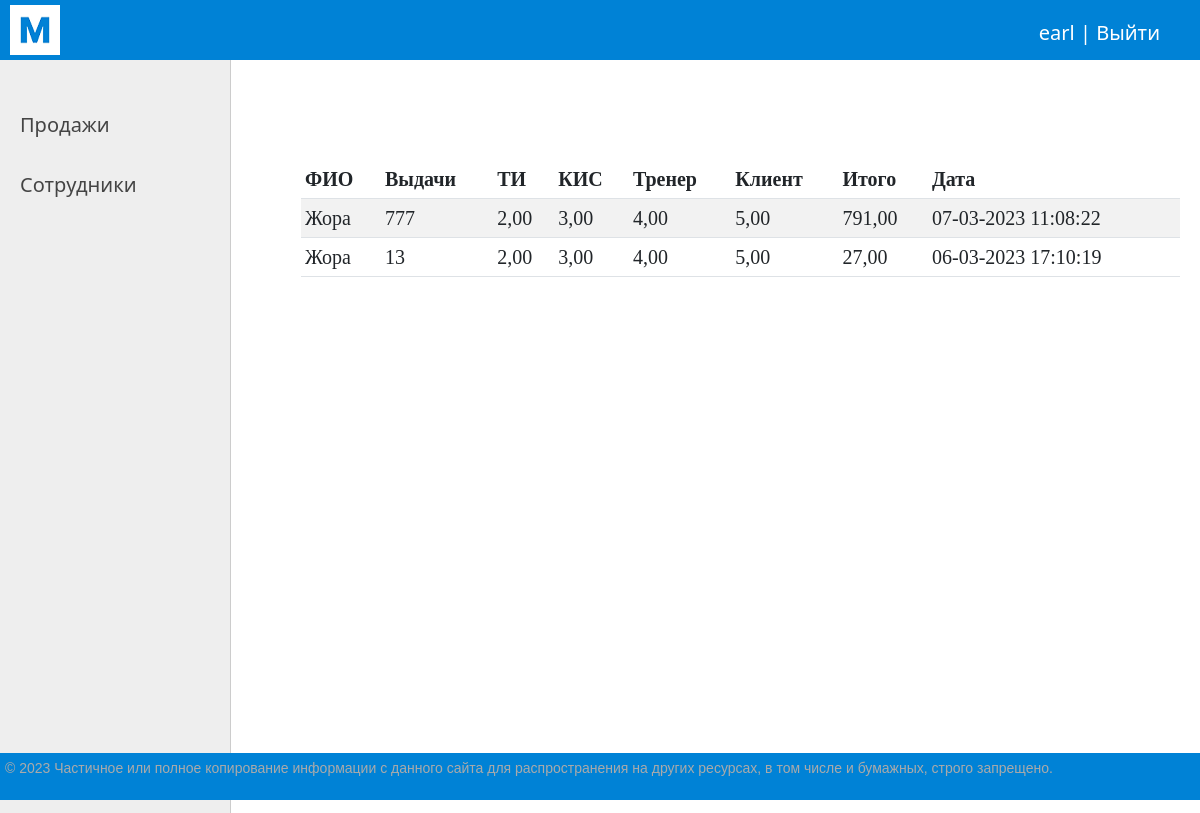
The app's page /sale/2/ (signed in) with its own data.
### kpi/models.py (models this page shows, shortened)
class Sales(models.Model):
    fio = models.ForeignKey(Staff, on_delete=models.DO_NOTHING, null=True, verbose_name="ФИО")
    extradition = models.IntegerField(verbose_name="Выдачи")
    ti = models.DecimalField(max_digits=5, decimal_places=2, verbose_name="ТИ")
    kis = models.DecimalField(max_digits=5, decimal_places=2, verbose_name="КИС")
    trener = models.DecimalField(max_digits=5, decimal_places=2, verbose_name="Тренер")
    client = models.DecimalField(max_digits=5, decimal_places=2, verbose_name="Клиент")
    total = models.DecimalField(max_digits=5, decimal_places=2, default=0, verbose_name="Итого")
    time_create = models.DateTimeField(auto_now_add=True, verbose_name="Время")
    time_update = models.DateTimeField(auto_now=True)
    user = models.ForeignKey(User, verbose_name='Пользователь', on_delete=models.DO_NOTHING)
    class Meta:
        verbose_name = 'Продажи'
        verbose_name_plural = 'Продажи'
        ordering = ['-time_create', 'fio']

class Staff(models.Model):
    name = models.CharField(max_length=25, db_index=True, verbose_name="ФИО")
    photo = models.ImageField(upload_to="photos/%Y/%m/%d/", verbose_name="Фото")
    slug = models.SlugField(max_length=25, unique=True, db_index=True, verbose_name="URL")
    def __str__(self):
        return self.name
    class Meta:
        verbose_name = 'Сотрудник'
        verbose_name_plural = 'Сотрудники'
        ordering = ['name']

### kpi/views.py (the view)
# urls.py: path('sale/<int:sale_id>/', s, name='sale'),
def s(request, sale_id):
    sales = get_list_or_404(Sales, fio_id=sale_id)
    context = {'sales': sales}
    return render(request, 'kpi/sale.html', context=context)

### kpi/templates/kpi/sale.html
{% extends 'kpi/base.html' %}
{% block content %}
<div class="table-responsive">
            <table class="table table-striped table-sm">
                <thead>
                <tr>
                    <th scope="col">ФИО</th>
                    <th scope="col">Выдачи</th>
                    <th scope="col">ТИ</th>
                    <th scope="col">КИС</th>
                    <th scope="col">Тренер</th>
                    <th scope="col">Клиент</th>
                    <th scope="col">Итого</th>
                    <th scope="col">Дата</th>
                </tr>
                </thead>
                <tbody>
                {% for s in sales %}
                <tr>
                    <td>{{s.fio}}</td>
                    <td>{{s.extradition}}</td>
                    <td>{{s.ti}}</td>
                    <td>{{s.kis}}</td>
                    <td>{{s.trener}}</td>
                    <td>{{s.client}}</td>
                    <td>{{s.total}}</td>
                    <td>{{s.time_create|date:"d-m-Y H:i:s"}}</td>
                </tr>
                {% endfor %}
                </tbody>
            </table>
        </div>
            {% endblock %}

### kpi/templates/kpi/base.html (shortened to what this page needs)
{% load static %}
<!DOCTYPE html>
<html>
<head>
    <link type="text/css" href="{% static 'kpi/css/styles.css' %}" rel="stylesheet"/>
</head>
<body>
<table class="table-page" border=0 cellpadding="0" cellspacing="0">
    <tr>
        <td valign=top>
            {% block mainmenu %}
            <div class="header">
                <ul id="mainmenu" class="mainmenu">
                    <li class="logo"><a href="{% url 'home' %}">
                        <div class="logo"></div>
                    </a></li>
                    {% if request.user.is_authenticated %}
                    <li class="last"> {{user.username}} | <a href="{% url 'logout' %}">Выйти</a></li>
                    {% else %}
                    <li class="last"><a href="{% url 'register' %}">Регистрация</a> | <a
                            href="{% url 'login' %}">Войти</a></li>
                    {% endif %}
                </ul>
            </div>
            {% endblock mainmenu %}
            <table class="table-content" border=0 cellpadding="0" cellspacing="0">
                <tr>
                    <td valign="top" class="left-chapters">
                        <ul id="leftchapters">
                            <li><a href="{% url 'sales' %}">Продажи</a></li>
                            <li><a href="{% url 'staff' %}">Сотрудники</a></li>
                    <td valign="top" class="content">
                        <div class="content-text">
                            {% block content %}
                            {% endblock %}
                        </div>
                    </td>
                </tr>
            </table>
        </td>
    </tr>
    <tr>
        <td valign=top>
            <div id="footer">
                <p>&copy; 2023 Частичное или полное копирование информации с данного сайта для распространения на других
                    ресурсах, в том числе и бумажных, строго запрещено.</p>
            </div>
        </td>
    </tr>
</table>
</body>
</html>

### records on screen
Sales: fio "Жора", extradition "777", ti "2,00", kis "3,00", trener "4,00", client "5,00", total "791,00", time_create "07-03-2023 11:08:22"
Sales: fio "Жора", extradition "13", ti "2,00", kis "3,00", trener "4,00", client "5,00", total "27,00", time_create "06-03-2023 17:10:19"

### other values on screen
{{ user.username }} "earl"
